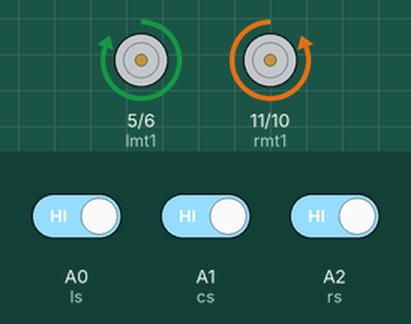
A sketch run on a simulated Arduino Uno, built with avr-gcc and run on an emulated ATmega328P. Shown: motor-driver pin pairs drawn as motors (green arrow = first pin HIGH = forward, orange = second pin HIGH = backward, longer = more drive). The test bench sets the inputs (shaded band); at power-on: A2 (rs) HIGH, A1 (cs) HIGH, A0 (ls) HIGH.

Above: at 2.8 s.
2.9 s: A2 (rs) driven LOW
At 6.9 s:
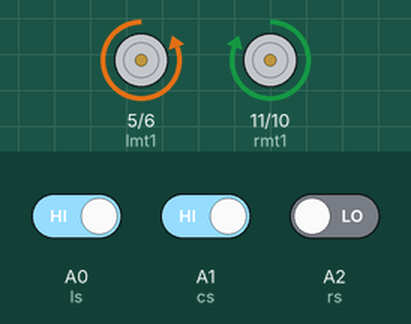
7.0 s: A1 (cs) driven LOW
At 7.8 s:
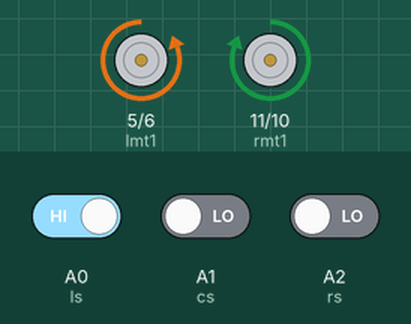
8.5 s: A0 (ls) driven LOW
At 9.1 s:
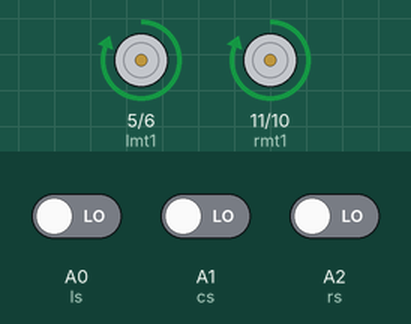
10.0 s: A0 (ls) driven HIGH
At 10.3 s:
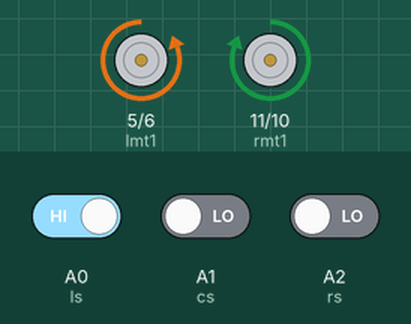
11.5 s: A1 (cs) driven HIGH
At 11.9 s:
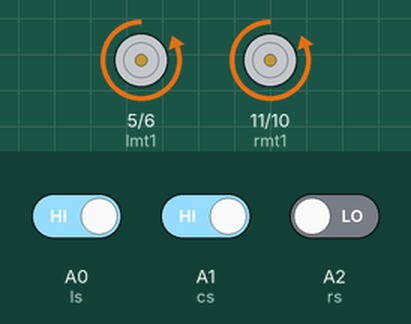
Timing chart, 0 to 16.5 s (numbered marks = the images above; inputs shaded):
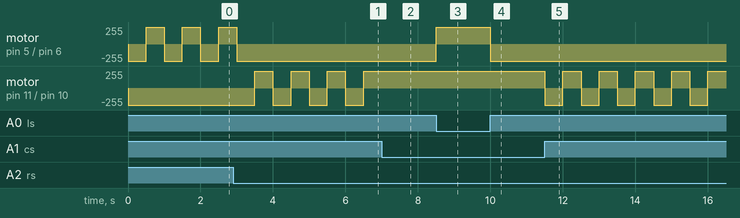

The sketch:

expt_1_obstacle_avoider.ino
```cpp
int lmt1=5,lmt2=6,rmt1=11,rmt2=10;
int ls=A0;
int cs=A1;
int rs=A2;
int lsv;
int csv;
int rsv;
void setup()
{
 pinMode(ls,INPUT);
 pinMode(cs,INPUT);
 pinMode(rs,INPUT);
 pinMode(lmt1,OUTPUT);
 pinMode(lmt2,OUTPUT);
 pinMode(rmt1,OUTPUT);
 pinMode(rmt2,OUTPUT);
}
 void loop()
{
 lsv=digitalRead(ls);
 csv=digitalRead(cs);
 rsv=digitalRead(rs);
 if(lsv==LOW&&csv==LOW&&rsv==LOW)
 {
  forward();
 }
 else if(lsv==HIGH&&csv==LOW&&rsv==LOW)
 {
  right();
 }
 else if(lsv==LOW&&csv==LOW&&rsv==HIGH)
 {
  left();
 }
  else if(lsv==LOW&&csv==HIGH&&rsv==LOW)
 {
  back();
 delay(500);
 left();
 delay(500);
 }
 else if(lsv==HIGH&&csv==HIGH&&rsv==LOW)
 {
  back();
 delay(500);
 right();
 delay(500);
 }
 else if(lsv==LOW&&csv==HIGH&&rsv==HIGH)
 {
  back();
  delay(500);
  left();
 delay(500);
 }
 else if(lsv==HIGH&&csv==LOW&&rsv==HIGH)
{
  back();
 delay(500);
 left();
 delay(500);
 }
 else if(lsv==HIGH&&csv==HIGH&&rsv==HIGH)
 {
    back();
 delay(500);
 left();
 delay(500);
 }
}
 void forward()
{
 digitalWrite(lmt1,HIGH);
 digitalWrite(lmt2,LOW);
 digitalWrite(rmt1,HIGH);
 digitalWrite(rmt2,LOW);
}
 void back()
{
  digitalWrite(lmt1,LOW);
 digitalWrite(lmt2,HIGH);
 digitalWrite(rmt1,LOW);
 digitalWrite(rmt2,HIGH);
}
   void left()
 {
   digitalWrite(lmt1,HIGH);
 digitalWrite(lmt2,LOW);
 digitalWrite(rmt1,LOW);
 digitalWrite(rmt2,HIGH);
 }
  void right()
{
 digitalWrite(lmt1,LOW);
 digitalWrite(lmt2,HIGH);
 digitalWrite(rmt1,HIGH);
 digitalWrite(rmt2,LOW);
}
```

Measured:
- after the input at 2.9 s, motor on pin 5 (lmt1) / pin 6 (lmt2): goes on until 3.0 s, then stays backward 255/255; motor on pin 11 (rmt1) / pin 10 (rmt2): alternates forward 255/255 for 0.50 s and backward 255/255 for 0.50 s, starting after 0.60 s
- after the input at 7.0 s, motor on pin 11 (rmt1) / pin 10 (rmt2): stays forward 255/255 (without the input it goes to backward 255/255 after 0.00 s)
- after the input at 8.5 s, motor on pin 5 (lmt1) / pin 6 (lmt2): backward 255/255 → forward 255/255 at once
- after the input at 10.0 s, motor on pin 5 (lmt1) / pin 6 (lmt2): forward 255/255 → backward 255/255 at once
- after the input at 11.5 s, motor on pin 11 (rmt1) / pin 10 (rmt2): alternates forward 255/255 for 0.50 s and backward 255/255 for 0.50 s, starting at once
- by itself, motor on pin 5 (lmt1) / pin 6 (lmt2): alternates forward 255/255 for 0.50 s and backward 255/255 for 0.50 s
